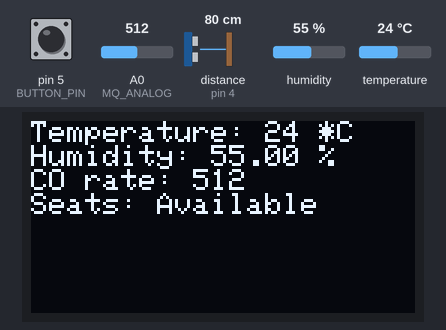
Bench run of a sketch on a simulated Arduino Uno, built with avr-gcc and run on an emulated ATmega328P. Shown: 128×64 one-colour display. Wiring (inferred from the names in the program): ultrasonic range finder: trigger pin 3; echo pin 4. The test bench sets the inputs (shaded band); at power-on: distance to the obstacle (sensor on pin 4) 80 cm, pin 5 (BUTTON_PIN) LOW, humidity 55 %, A0 (MQ_ANALOG) = 512, temperature 24 °C. The echo pulse lasts 58.3 µs per cm.

Above: at 1.2 s.
1.3 s: distance to the obstacle (sensor on pin 4) set to 56 cm
2.8 s: distance to the obstacle (sensor on pin 4) set to 46 cm
At 3.5 s:
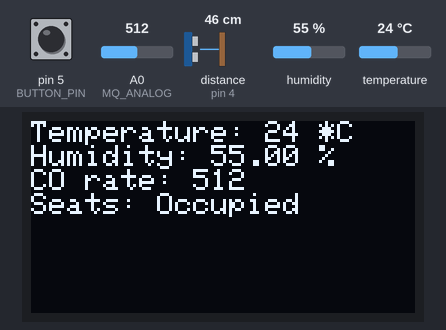
4.4 s: pin 5 (BUTTON_PIN) pulled HIGH for 1 s
At 5.4 s:
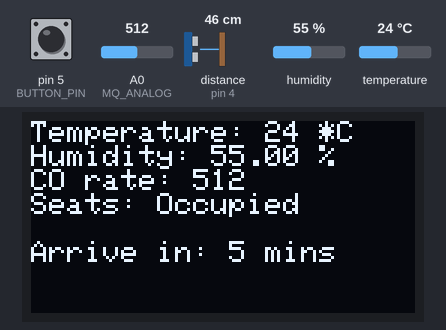
11.2 s: distance to the obstacle (sensor on pin 4) set to 60 cm
At 12.6 s:
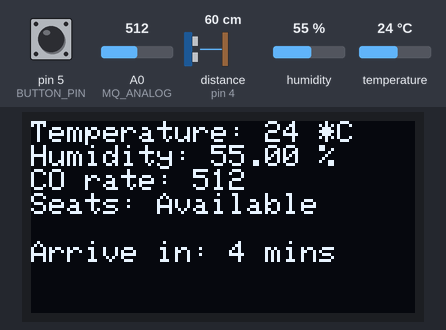
12.9 s: humidity set to 22 %
At 14.2 s:
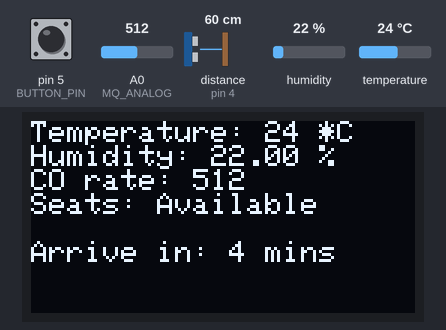
14.6 s: A0 (MQ_ANALOG) set to 716
At 16.0 s:
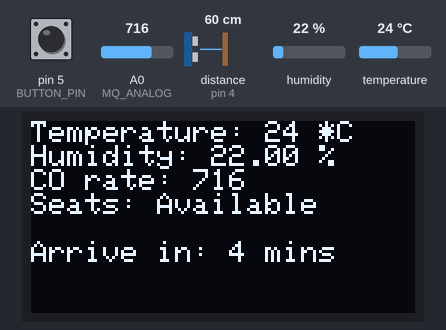
Timing chart, 0 to 17.3 s (numbered marks = the images above; inputs shaded):
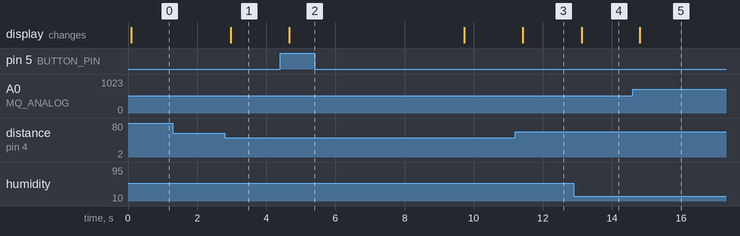

Measured:
- the behaviour switches between 51 and 50 cm on distance to the obstacle (sensor on pin 4) (found by bisection; images 0 and 1)
- after the input at 1.3 s, every drawn part: stays the same
- after the input at 2.8 s, the display: changes after 0.18 s (image 1)
- after the input at 4.4 s, the display: changes after 0.26 s (image 2)
- after the input at 11.2 s, the display: changes after 0.23 s (image 3)
- after the input at 12.9 s, the display: changes after 0.23 s (image 4)
- after the input at 14.6 s, the display: changes after 0.21 s (image 5)

The sketch:

node.ino
```cpp
#include "DHT.h"
#include <SPI.h>
#include <Adafruit_GFX.h>
#include <Adafruit_SSD1306.h>

#define SCREEN_WIDTH  128
#define SCREEN_HEIGHT 64

#define OLED_CLK    9 //D0
#define OLED_MOSI  10 //D1
#define OLED_RESET 11
#define OLED_DC    12
#define OLED_CS    13

#define DHTPIN      2

#define TRIG_PIN    3
#define ECHO_PIN    4

#define BUTTON_PIN  5

#define MQ_DIGITAL  6
#define MQ_ANALOG  A0

typedef struct data {
  float humid;
  int temp;
  int COVal;
  int seats;
} Data;

int nodeNo = 1; // resistor =))
int revData = 0;
int distance;
int timer = -1000;

long long int waitTime = 320; //s
Data pack;
String sendData;

DHT dht(DHTPIN, DHT11);
Adafruit_SSD1306 display(SCREEN_WIDTH, SCREEN_HEIGHT, OLED_MOSI, OLED_CLK, OLED_DC, OLED_RESET, OLED_CS);


void setup() {
  Serial.begin(9600);
  dht.begin();
  pinMode(TRIG_PIN, OUTPUT);
  pinMode(ECHO_PIN, INPUT);
  pinMode(BUTTON_PIN, INPUT);

  display.begin(SSD1306_SWITCHCAPVCC);
  display.clearDisplay();

  display.setTextSize(1);
}

void loop() {
  digitalWrite(TRIG_PIN, LOW);
  delayMicroseconds(2);
  digitalWrite(TRIG_PIN, HIGH);
  delayMicroseconds(10);
  digitalWrite(TRIG_PIN, LOW);
  const unsigned long duration=pulseIn(ECHO_PIN, HIGH);
  distance= duration/29/2;
  if (distance < 50) pack.seats = 1;
  else pack.seats = 0;

  if (timer <= 0) {
    if (digitalRead(BUTTON_PIN) == 1) {
      timer = waitTime;
    }
  }

  pack.humid = dht.readHumidity();    //Đọc độ ẩm
  pack.temp = dht.readTemperature();  //Đọc nhiệt độ;
  pack.COVal = analogRead(MQ_ANALOG);

  if (Serial.available() == 1) {
    revData = Serial.read();
    if (revData == nodeNo + 48) {
      sendData = dataToString(&pack);
      Serial.print(sendData);
    }
    if (revData == 0) {
      // reserved for special purpose
    }
  } else if (Serial.available() > 1) {
    Serial.read();
  } else {

  }

  displayData(&pack);
  delay(200);

  if (timer > 0) timer = timer - 1;
}

String dataToString(Data *d) {
  String res = "";
  res += String(d->temp) + "\n";
  res += String(d->humid) + "\n";
  res += String(d->COVal) + "\n";
  res += String(d->seats) + "$";
  return res;
}

void displayData(Data *d) {
  display.clearDisplay();
  display.setTextColor(WHITE);
  display.setCursor(0,0);
  display.print("Temperature: ");
  display.print(d->temp); display.println(" *C");
  display.print("Humidity: ");
  display.print(d->humid); display.println(" %");
  display.print("CO rate: ");
  display.println(d->COVal);
  display.print("Seats: ");
  if (d->seats > 0)
    display.println("Occupied");
  else
    display.println("Available");

  //display.display();

  if (timer > 0) {
    //display.setTextColor(0xF800);
    display.print("\n");
    if (timer > 60) {
      display.print("Arrive in: ");
      display.print(timer/60);
      display.println(" mins");
    } else if (timer <= 60 && timer > 5) {
      display.println("Arriving...");
    } else {
      display.println("Have a happy trip!");
    }
  }
  display.display();
}
```
